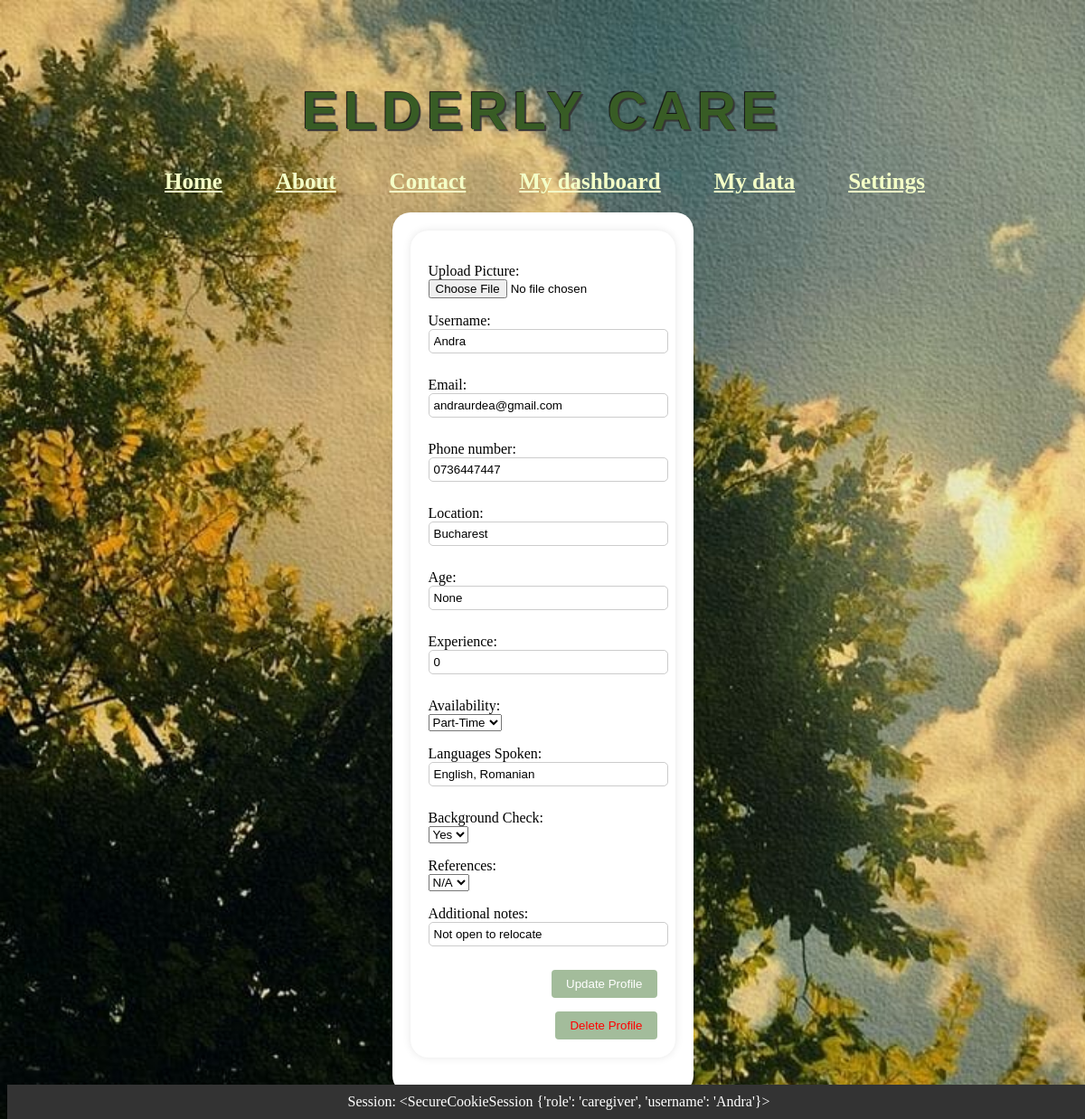
The app's page /caregivers_profile/Andra (signed in), older data.
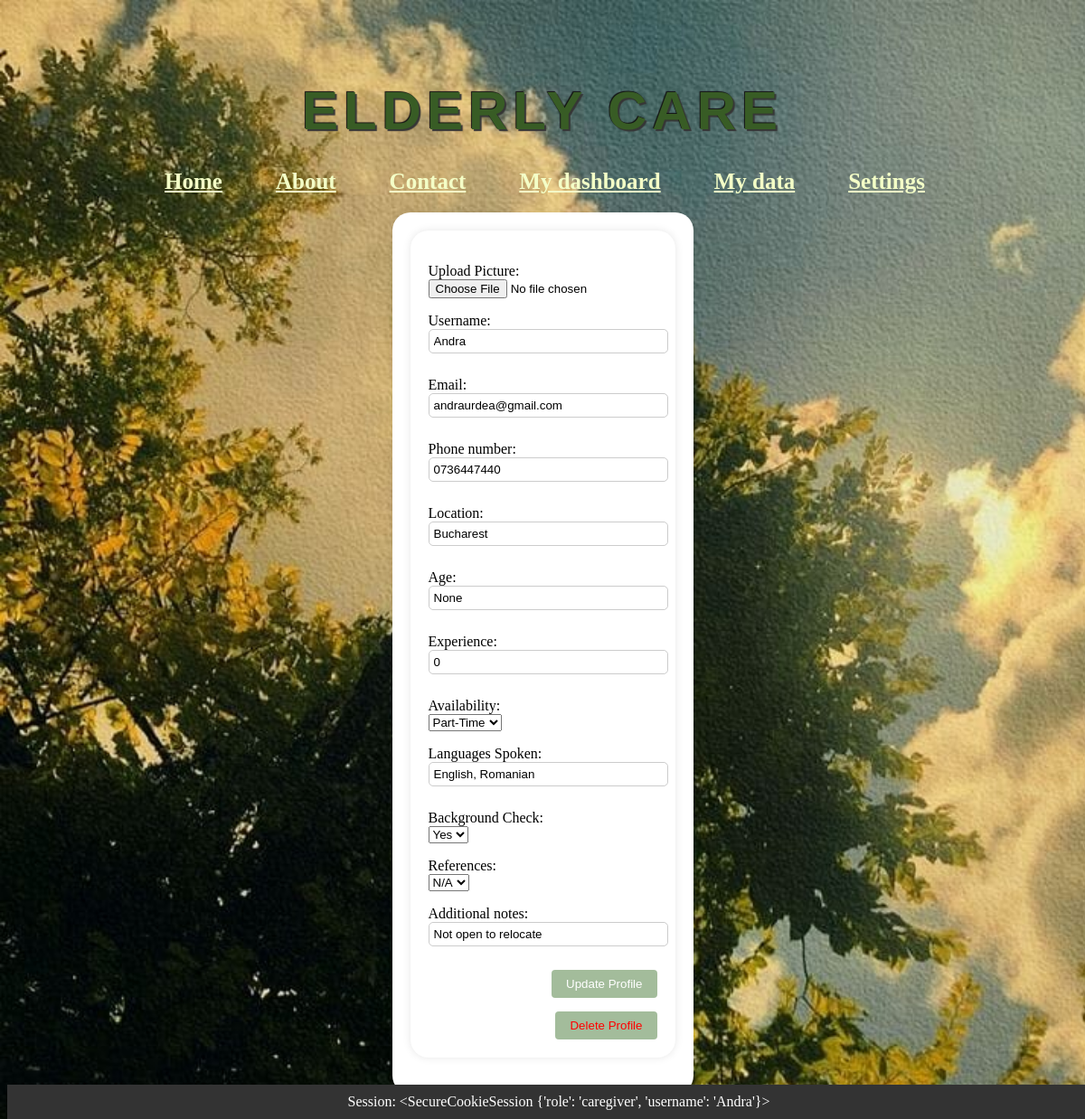
The same page, newer data.
### app/models.py (models this page shows, shortened)
class Users(db.Model, UserMixin):
    __tablename__ = 'users'
    id = db.Column(db.Integer, primary_key=True)
    username = db.Column(db.String(50), unique=True, nullable=False)
    email = db.Column(db.String(120), unique=True, nullable=False)
    password = db.Column(db.String(255), nullable=False)
    location = db.Column(db.String(60), nullable=False)
    phone_number = db.Column(db.String(20), nullable=False)
    role = db.Column(db.String(15), nullable=False)
    age = db.Column(db.Integer)
    experience = db.Column(db.Integer)
    references = db.Column(ChoiceType([('Yes', 'yes'), ('No', 'no'), ('N/A', 'n/a')]))
    availability = db.Column(ChoiceType([('Full-Time', 'FT'), ('Part-Time', 'PT')]))
    languages_spoken = db.Column(db.String(100))
    background_check = db.Column(db.Boolean)
    additional_notes = db.Column(db.Text)
    type_of_care_needed = db.Column(db.String(100))
    monthly_budget = db.Column(db.Integer)
    availability_needed = db.Column(ChoiceType([('Full-Time', 'FT'), ('Part-Time', 'PT')]))
    preferred_qualifications = db.Column(db.String(100))
    medical_conditions = db.Column(db.String(100))
    picture = db.Column(db.String(300))

### app/routes.py (the view)
@auth_blueprint.route('/caregivers_profile/<username>', methods=['GET', 'POST'])
def caregivers_profile(username):
    if 'role' in session and session['role'] == 'caregiver':
        user = Users.query.filter_by(username=username, role='caregiver').first()
        if request.method == 'POST':
            picture = request.files['picture']
            if picture:
                filename = secure_filename(picture.filename)
                upload_folder = path.join(current_app.instance_path, 'uploads')
                picture_path = os.path.join(upload_folder, filename)
                print(picture_path)
                os.makedirs(os.path.dirname(picture_path), exist_ok=True)
                picture.save(picture_path)
                user.picture = filename
            new_username = request.form.get('new_username')
            new_phone_number = request.form.get('new_phone_number')
            new_email = request.form.get('new_email')
            new_location = request.form.get('new_location')
            new_age = request.form.get('new_age')
            new_experience = request.form.get('new_experience')
            new_references_text = request.form.get('new_references')
            new_availability = request.form.get('new_availability')
            new_languages_spoken = request.form.get('new_languages_spoken')
            new_background_check = request.form.get('new_background_check')
            new_additional_notes = request.form.get('new_additional_notes')
            if new_username != user.username and Users.query.filter_by(username=new_username).first():
                flash('Username already exists. Please choose a different one.', 'error')
                return render_template('caregivers_profile.html', user=user)
            else:
                user.username = new_username
            if new_email:
                user.email = new_email
            if new_location:
                user.location = new_location
            if new_age:
                user.age = new_age
            if new_experience:
                user.experience = new_experience
            if new_availability:
                user.availability = new_availability
            if new_languages_spoken:
                user.languages_spoken = new_languages_spoken
            if new_background_check:
                user.background_check = new_background_check == 'True'  # Convert to boolean
            if new_references_text:
                user.references = new_references_text
            if new_additional_notes:
                user.additional_notes = new_additional_notes
            if new_phone_number:
                user.phone_number = new_phone_number
            db.session.commit()
            session['username'] = new_username
            username = new_username
            flash('Profile updated successfully', 'success')
            return redirect(url_for('auth.caregivers_profile', username=username))
        else:
            return render_template('caregivers_profile.html', user=user)
    else:
        flash('Login first', 'error')
        return redirect(url_for('home.homepage'))

### app/templates/caregivers_profile.html (shortened to what this page needs)
{% extends 'base.html' %}
{% block content %}
<div class="profile-container">
        <div class="profile-box">
    <div class="profile-container">
        <div class="profile-box">
            <form method="post" enctype="multipart/form-data">
                <p>Upload Picture:<br> <input type="file" name="picture"></p>
                <p>Username:<br> <input type="text" name="new_username" value="{{ user.username }}"></p>
                <p>Email:<br> <input type="text" name="new_email" value="{{ user.email }}"></p>
                <p>Phone number:<br>  <input type="text" name="new_phone_number" value = "{{ user.phone_number}}"></p>
                <p>Location:<br> <input type="text" name="new_location" value="{{ user.location }}"></p>
                <p>Age:<br> <input type="text" name="new_age" value="{{ user.age }}"></p>
                <p>Experience:<br> <input type="text" name="new_experience" value="{{ user.experience }}"></p>
                 <p>Availability:<br>
                <select name="new_availability">
                    <option value="Part-Time" {% if user.availability == 'Part-Time' %}selected{% endif %}>Part-Time</option>
                </select>
            </p>
                <p>Languages Spoken:<br> <input type="text" name="new_languages_spoken" value="{{ user.languages_spoken }}"></p>
                <p>Background Check:<br>
                <select name="new_background_check">
                    <option value="True" {% if user.background_check == True %}selected{% endif %}>Yes</option>
                </select>
            </p>
                <p>References:<br>
                <select name="new_references">
                    <option value="N/A" {% if user.references == 'N/A' %}selected{% endif %}>N/A</option>
                </select>
            </p>
                <p>Additional notes:<br> <input type="text" name="new_additional_notes" value="{{ user.additional_notes }}"></p>
                <button type="submit">Update Profile</button>
            </form>
            <br>
            <br>
            <form action="{{ url_for('auth.delete_profile') }}" method="post">
            <button type="submit" class="delete-button" onclick="confirmDelete()" style="margin-top: 10px; color: red;">Delete Profile</button>
            </form>
        </div>
    </div>
{% endblock %}

Row changes from the older to the newer data that the page shows:
changed Users "Andra": new_phone_number "0736447447" → "0736447440"
